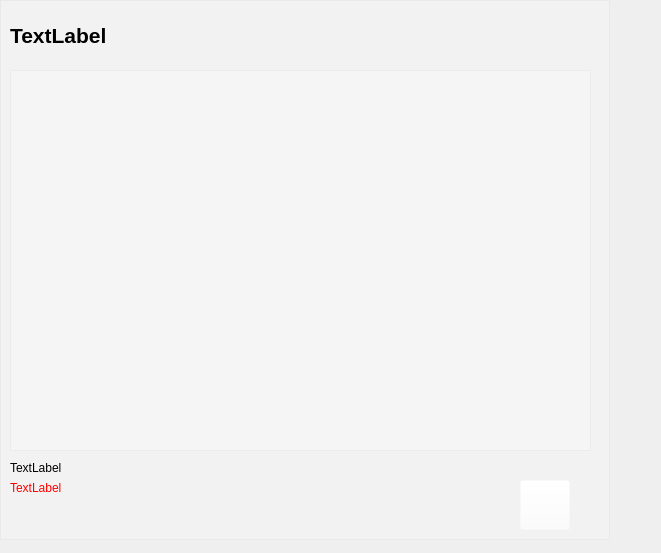
<?xml version="1.0" encoding="UTF-8"?>
<ui version="4.0">
 <class>Form</class>
 <widget class="QWidget" name="Form">
  <property name="geometry">
   <rect>
    <x>0</x>
    <y>0</y>
    <width>661</width>
    <height>553</height>
   </rect>
  </property>
  <property name="windowTitle">
   <string>Form</string>
  </property>
  <widget class="QFrame" name="frame">
   <property name="geometry">
    <rect>
     <x>0</x>
     <y>0</y>
     <width>610</width>
     <height>540</height>
    </rect>
   </property>
   <property name="styleSheet">
    <string notr="true">background-color: rgba(255, 255, 255, 0.2);</string>
   </property>
   <property name="frameShape">
    <enum>QFrame::StyledPanel</enum>
   </property>
   <property name="frameShadow">
    <enum>QFrame::Raised</enum>
   </property>
   <widget class="QTextEdit" name="textEdit">
    <property name="enabled">
     <bool>true</bool>
    </property>
    <property name="geometry">
     <rect>
      <x>10</x>
      <y>70</y>
      <width>581</width>
      <height>381</height>
     </rect>
    </property>
    <property name="readOnly">
     <bool>true</bool>
    </property>
    <property name="html">
     <string>&lt;!DOCTYPE HTML PUBLIC &quot;-//W3C//DTD HTML 4.0//EN&quot; &quot;http://www.w3.org/TR/REC-html40/strict.dtd&quot;&gt;
&lt;html&gt;&lt;head&gt;&lt;meta name=&quot;qrichtext&quot; content=&quot;1&quot; /&gt;&lt;meta charset=&quot;utf-8&quot; /&gt;&lt;style type=&quot;text/css&quot;&gt;
p, li { white-space: pre-wrap; }
hr { height: 1px; border-width: 0; }
li.unchecked::marker { content: &quot;\2610&quot;; }
li.checked::marker { content: &quot;\2612&quot;; }
&lt;/style&gt;&lt;/head&gt;&lt;body style=&quot; font-family:'Microsoft YaHei UI'; font-size:9pt; font-weight:400; font-style:normal;&quot;&gt;
&lt;p style=&quot;-qt-paragraph-type:empty; margin-top:0px; margin-bottom:0px; margin-left:0px; margin-right:0px; -qt-block-indent:0; text-indent:0px;&quot;&gt;&lt;br /&gt;&lt;/p&gt;&lt;/body&gt;&lt;/html&gt;</string>
    </property>
    <property name="overwriteMode">
     <bool>true</bool>
    </property>
   </widget>
   <widget class="QLabel" name="label">
    <property name="geometry">
     <rect>
      <x>10</x>
      <y>20</y>
      <width>571</width>
      <height>31</height>
     </rect>
    </property>
    <property name="font">
     <font>
      <pointsize>16</pointsize>
      <bold>true</bold>
     </font>
    </property>
    <property name="styleSheet">
     <string notr="true">background-color: rgba(255, 255, 255, 0);</string>
    </property>
    <property name="text">
     <string>TextLabel</string>
    </property>
   </widget>
   <widget class="QLabel" name="label_2">
    <property name="geometry">
     <rect>
      <x>10</x>
      <y>460</y>
      <width>581</width>
      <height>16</height>
     </rect>
    </property>
    <property name="styleSheet">
     <string notr="true">background-color: rgba(255, 255, 255, 0);</string>
    </property>
    <property name="text">
     <string>TextLabel</string>
    </property>
   </widget>
   <widget class="QPushButton" name="pushButton">
    <property name="geometry">
     <rect>
      <x>520</x>
      <y>480</y>
      <width>50</width>
      <height>50</height>
     </rect>
    </property>
    <property name="statusTip">
     <string>返回</string>
    </property>
    <property name="styleSheet">
     <string notr="true">background-color: rgba(255, 255, 255, 0);</string>
    </property>
    <property name="text">
     <string/>
    </property>
    <property name="icon">
     <iconset>
      <normaloff>../icons/rotate-left.svg</normaloff>../icons/rotate-left.svg</iconset>
    </property>
    <property name="iconSize">
     <size>
      <width>30</width>
      <height>30</height>
     </size>
    </property>
   </widget>
   <widget class="QLabel" name="label_3">
    <property name="geometry">
     <rect>
      <x>10</x>
      <y>480</y>
      <width>581</width>
      <height>16</height>
     </rect>
    </property>
    <property name="styleSheet">
     <string notr="true">background-color: rgba(255, 255, 255, 0);
color: rgb(255, 0, 0);</string>
    </property>
    <property name="text">
     <string>TextLabel</string>
    </property>
   </widget>
  </widget>
 </widget>
 <resources/>
 <connections/>
</ui>
